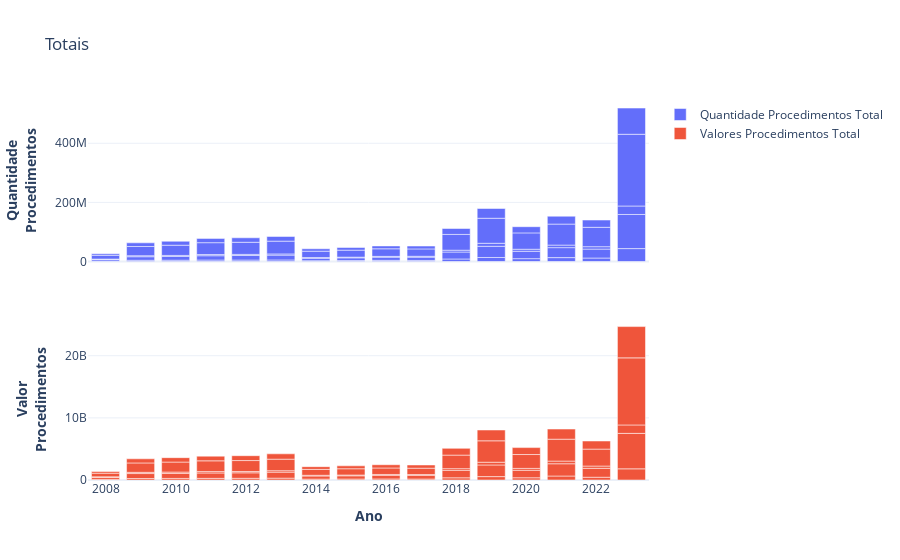

Notebook cell for this chart:
### Code cell
fig = make_subplots(rows=2, cols=1, shared_xaxes=True , shared_yaxes=False)
fig.add_trace(go.Bar(x=df_datasus_agrupado_ano_regiao.index,
                     y=df_datasus_agrupado_ano_regiao['quantidade_procedimentos_total'],
                     name='Quantidade Procedimentos Total'),
              row=1,
              col=1)
fig.add_trace(go.Bar(x=df_datasus_agrupado_ano_regiao.index,
                     y=df_datasus_agrupado_ano_regiao['valor_procedimentos_total'],
                     name='Valores Procedimentos Total'),
              row=2,
              col=1)
fig.update_yaxes(title_text="<b>Quantidade<br>Procedimentos", row=1, col=1)
fig.update_yaxes(title_text="<b>Valor<br>Procedimentos", row=2, col=1)
fig.update_xaxes(title_text="<b>Ano", row=2, col=1, ticklabelmode="period")

fig.update_layout(template='plotly_white', title_text='Totais')
